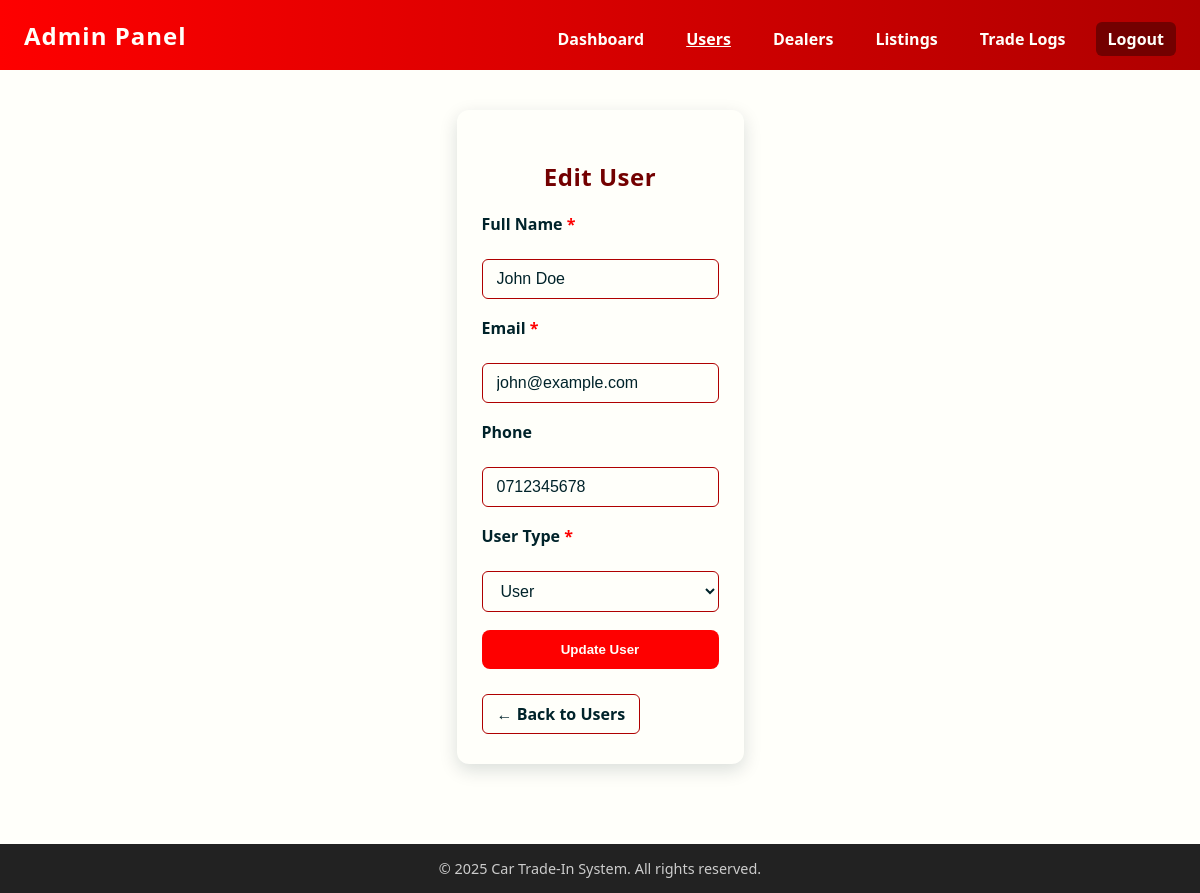
The app's page /admin/edit_user.php?id=1 (signed in) with its own data.
### tables this page shows
CREATE TABLE IF NOT EXISTS users (
    id INT AUTO_INCREMENT PRIMARY KEY,
    full_name VARCHAR(100) NOT NULL,
    email VARCHAR(100) NOT NULL UNIQUE,
    phone VARCHAR(20),
    password VARCHAR(255) NOT NULL,
    user_type ENUM('admin', 'user') DEFAULT 'user',
    is_blocked TINYINT(1) DEFAULT 0,
    created_at TIMESTAMP DEFAULT CURRENT_TIMESTAMP
);

### admin/edit_user.php (the view, shortened to what this page needs)
<?php
require_once '../includes/db_connect.php';
$user_id = intval($_GET['id']);
$stmt = $conn->prepare("SELECT full_name, email, phone, user_type FROM users WHERE id = ?");
$stmt->bind_param("i", $user_id);
$stmt->execute();
$stmt->bind_result($full_name, $email, $phone, $user_type);
?>
<!DOCTYPE html>
<html lang="en">
<head>
</head>
<body>
<div class="navbar" role="navigation" aria-label="Main Navigation">
  <div class="nav-title" tabindex="0" aria-label="Admin Panel Title">
    <i class="fas fa-shield-alt" aria-hidden="true"></i> Admin Panel
  </div>
  <div class="nav-links">
    <a href="dashboard.php">Dashboard</a>
    <a href="users.php" aria-current="page" style="font-weight: 700; text-decoration: underline;">Users</a>
    <a href="dealers.php">Dealers</a>
    <a href="cars.php">Listings</a>
    <a href="trades.php">Trade Logs</a>
    <a href="logout.php" class="logout"><i class="fas fa-sign-out-alt" aria-hidden="true"></i> Logout</a>
  </div>
</div>
<div class="container" role="main">
  <h2>Edit User</h2>
  <form method="post" novalidate>
    <label for="full_name">Full Name <span aria-hidden="true" style="color: #FE0000;">*</span></label>
    <input type="text" id="full_name" name="full_name" required value="<?= htmlspecialchars($full_name) ?>" />
    <label for="email">Email <span aria-hidden="true" style="color: #FE0000;">*</span></label>
    <input type="email" id="email" name="email" required value="<?= htmlspecialchars($email) ?>" />
    <label for="phone">Phone</label>
    <input type="text" id="phone" name="phone" value="<?= htmlspecialchars($phone) ?>" />
    <label for="user_type">User Type <span aria-hidden="true" style="color: #FE0000;">*</span></label>
    <select id="user_type" name="user_type" required>
      <option value="user" <?= $user_type === 'user' ? 'selected' : '' ?>>User</option>
    </select>
    <button type="submit" class="btn">Update User</button>
  </form>
  <a href="users.php" class="back-link" aria-label="Back to Users List">&larr; Back to Users</a>
</div>
<?php include '../includes/footer.php'; ?>
</body>
</html>

### admin/edit_user.php (style rules this page uses)
body { margin: 0; font-family: 'Segoe UI', Tahoma, Geneva, Verdana, sans-serif; background-color: #FFFFFA; color: #00232A; min-height: 100vh; display: flex; flex-direction: column; }
.navbar { background: linear-gradient(90deg, #FE0000 0%, #AF0000 100%); padding: 14px 24px; display: flex; justify-content: space-between; align-items: center; color: #FFFFFA; flex-wrap: wrap; }
.nav-title { font-size: 1.5rem; font-weight: 700; letter-spacing: 1px; user-select: none; }
.nav-links { display: flex; gap: 18px; flex-wrap: wrap; margin-top: 8px; }
.nav-links a { color: #FFFFFA; text-decoration: none; font-weight: 600; padding: 6px 12px; border-radius: 6px; transition: background-color 0.3s ease, color 0.3s ease; }
.nav-links a.logout { background-color: #730000; color: #FFFFFA; font-weight: 700; }
.container { flex: 1; max-width: 600px; margin: 40px auto; background-color: #FFFFFA; padding: 30px 25px; box-shadow: 0 6px 18px rgba(0, 35, 42, 0.15); border-radius: 12px; }
h2 { margin-bottom: 20px; color: #730000; font-weight: 700; text-align: center; letter-spacing: 0.5px; }
form { display: flex; flex-direction: column; gap: 18px; }
label { font-weight: 600; margin-bottom: 6px; }
input[type="text"], input[type="email"], select { padding: 10px 14px; border: 1.5px solid #AF0000; border-radius: 6px; font-size: 1rem; color: #00232A; background-color: #FFFFFA; transition: border-color 0.3s ease; }
.btn { padding: 12px; background-color: #FE0000; color: #FFFFFA; font-weight: 700; border: none; border-radius: 8px; cursor: pointer; transition: background-color 0.3s ease; }
.back-link { display: inline-block; margin-top: 25px; text-decoration: none; color: #00232A; font-weight: 600; border: 1.5px solid #AF0000; padding: 8px 14px; border-radius: 6px; transition: background-color 0.3s ease, color 0.3s ease; }

### records on screen
users: full_name "John Doe", email "john@example.com", phone "0712345678", user_type "User"
